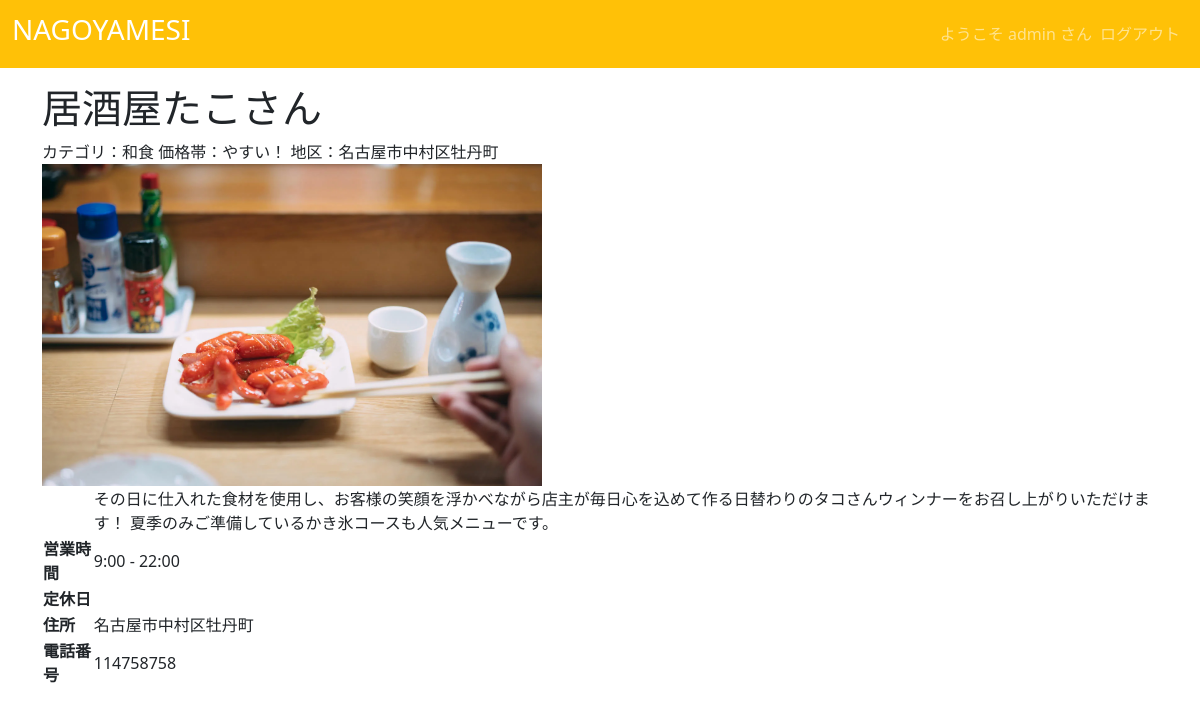
The page /crud/shop-detail/1/ (signed in) on the database its author committed.
### crud/models.py (models this page shows, shortened)
class CustomUser(AbstractBaseUser, PermissionsMixin):
    username = models.CharField(max_length=20, unique=True, verbose_name='ユーザー名')
    email = models.EmailField(unique=True, verbose_name='メールアドレス')
    date_joined = models.DateTimeField(default=timezone.now, verbose_name='登録日')
    is_staff = models.BooleanField(default=True, verbose_name='管理画面へのアクセスを許可する')
    is_active = models.BooleanField(default=True, verbose_name='このアカウントを利用可能にする')
    objects = CustomUserManager()
    USERNAME_FIELD = 'username'
    REQUIRED_FIELDS = ['email']
    class Meta:
        verbose_name = 'ユーザー'
        verbose_name_plural = 'ユーザー'

class Shop(models.Model):
    name = models.CharField(max_length=20, verbose_name='店名')
    name_kana = models.CharField(max_length=20, verbose_name='店名かな')
    place = models.CharField(max_length=20, verbose_name='住所')
    tel_number_regex = RegexValidator(regex=r'^[0-9]+$', message = ("Tel Number must be entered in the format: '09012345678'. Up to 15 digits allowed."))
    tel_number = models.CharField(validators=[tel_number_regex], max_length=15, default='114758758',verbose_name='電話番号')
    open_time = models.TimeField(verbose_name="開店時間", default="09:00")
    close_time = models.TimeField(verbose_name="閉店時間", default="22:00")
    description = models.CharField(max_length=200, verbose_name='詳細')
    img = models.ImageField(blank=True, default='takosan.png', verbose_name='画像')
    category = models.ForeignKey(Category, on_delete=models.SET_NULL, null=True, verbose_name='カテゴリ')
    area = models.ForeignKey(Area, on_delete=models.SET_NULL, null=True, verbose_name='エリア')
    price = models.ForeignKey(Price, on_delete=models.SET_NULL, null=True, verbose_name='価格帯')
    class Meta:
        verbose_name = '店舗情報'
        verbose_name_plural = '店舗情報'

class Category(models.Model):
     name = models.CharField(max_length=20, verbose_name='カテゴリ名')
     def __str__(self):
         return self.name
     class Meta:
        verbose_name = 'カテゴリ'
        verbose_name_plural = 'カテゴリ'

class Price(models.Model):
     name = models.CharField(max_length=20, verbose_name='価格帯名')
     def __str__(self):
         return self.name
     class Meta:
        verbose_name = '価格帯'
        verbose_name_plural = '価格帯'

### crud/views.py (the view)
# urls.py: path('crud/shop-detail/<int:pk>/', views.ShopDetailView.as_view(), name='shop-detail')
class ShopDetailView(DetailView):
    model = Shop

### crud/templates/crud/shop_detail.html (shortened to what this page needs)
{% extends "base.html" %}
{% block content %}
<h1 class="">{{ shop.name }}</h1>
<div>
  <span>カテゴリ：{{ shop.category }}</span><span>    価格帯：{{ shop.price }}</span><span>    地区：{{ shop.place }}</span>
</div>
<div>
  <img src="{{ shop.img.url }}" style="width: 500px; height:auto;">
</div>
<table>
  <tr>
    <th></th>
    <td>{{ shop.description }}</td>
  </tr>
  <tr>
    <th>営業時間</th>
    <td>{{ shop.open_time }} - {{ shop.close_time }}</td>
  </tr>
  <tr>
    <th>定休日</th>
    <td></td>
  </tr>
  <tr>
    <th>住所</th>
    <td>{{ shop.place }}</td>
  </tr>
  <tr>
    <th>電話番号</th>
    <td>{{ shop.tel_number }}</td>
  </tr>
</table>
{% endblock %}

### crud/templates/base.html (shortened to what this page needs)
<!DOCTYPE html>
<html lang="ja">
<head>
    <link href="https://cdn.jsdelivr.net/npm/bootstrap@5.3.0/dist/css/bootstrap.min.css" rel="stylesheet">
  </head>
</head>
<body>
    <header>
        <nav class="navbar navbar-expand-lg navbar-dark bg-warning" style="margin-bottom: 1rem;">
            <div class="container-fluid">
                <h1 class="navbar-brand fs-3">NAGOYAMESI</h1>
                <div class="collapse navbar-collapse" id="navbarNav">
                    <ul class="navbar-nav ms-auto">
                        {% if request.user.is_authenticated %}
                        <span class="navbar-text">
                            ようこそ {{ user.get_username }} さん
                        </span>
                        <li class="nav-item">
                            <form action="{% url 'logout' %}" method="post">
                                <input class="nav-link" type="submit" value="ログアウト">
                            </form>
                        </li>
                        {% else %}
                        <li class="nav-item">
                            <a class="nav-link" href="{% url 'login' %}">ログイン</a>
                        </li>
                        {% endif %}
                    </ul>
                </div>
            </div>
        </nav>
    </header>
    <div class="container">
        {% block content %}{% endblock %}
    </div>
</body>
</html>

### rows shown on the page
CustomUser: get_username "admin"
Shop: name "居酒屋たこさん", category "和食", price "やすい！", place "名古屋市中村区牡丹町", img (picture), description "その日に仕入れた食材を使用し、お客様の笑顔を浮かべながら店主が毎日心を込めて作る日替わりのタコさんウィンナーをお召し上がりいただけます！ 夏季のみご準備しているかき氷コースも人気メニューです。", open_time "9:00", close_time "22:00", tel_number "114758758"
